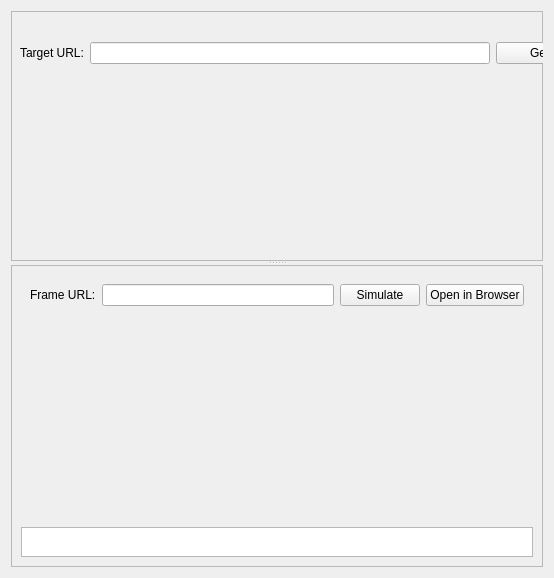
          <widget class="QWidget" name="testerClickJackingTab">
           <property name="sizePolicy">
            <sizepolicy hsizetype="Expanding" vsizetype="Expanding">
             <horstretch>0</horstretch>
             <verstretch>0</verstretch>
            </sizepolicy>
           </property>
           <attribute name="title">
            <string>Click Jacking</string>
           </attribute>
           <layout class="QVBoxLayout" name="verticalLayout_64">
            <item>
             <widget class="QSplitter" name="splitter_18">
              <property name="sizePolicy">
               <sizepolicy hsizetype="Expanding" vsizetype="Expanding">
                <horstretch>0</horstretch>
                <verstretch>0</verstretch>
               </sizepolicy>
              </property>
              <property name="orientation">
               <enum>Qt::Vertical</enum>
              </property>
              <widget class="QFrame" name="testerClickjackingWorkFrameArea">
               <property name="sizePolicy">
                <sizepolicy hsizetype="Preferred" vsizetype="MinimumExpanding">
                 <horstretch>0</horstretch>
                 <verstretch>0</verstretch>
                </sizepolicy>
               </property>
               <property name="minimumSize">
                <size>
                 <width>0</width>
                 <height>250</height>
                </size>
               </property>
               <property name="frameShape">
                <enum>QFrame::StyledPanel</enum>
               </property>
               <property name="frameShadow">
                <enum>QFrame::Raised</enum>
               </property>
               <widget class="QWidget" name="layoutWidget">
                <property name="geometry">
                 <rect>
                  <x>0</x>
                  <y>0</y>
                  <width>612</width>
                  <height>270</height>
                 </rect>
                </property>
                <layout class="QVBoxLayout" name="verticalLayout_65">
                 <item>
                  <widget class="QWidget" name="widget_3" native="true">
                   <property name="sizePolicy">
                    <sizepolicy hsizetype="Preferred" vsizetype="Minimum">
                     <horstretch>0</horstretch>
                     <verstretch>0</verstretch>
                    </sizepolicy>
                   </property>
                   <layout class="QHBoxLayout" name="horizontalLayout_39">
                    <item>
                     <layout class="QHBoxLayout" name="horizontalLayout_37">
                      <item>
                       <widget class="QLabel" name="label_23">
                        <property name="text">
                         <string>Target URL:</string>
                        </property>
                       </widget>
                      </item>
                      <item>
                       <widget class="QLineEdit" name="testerClickjackingTargetURL">
                        <property name="sizePolicy">
                         <sizepolicy hsizetype="MinimumExpanding" vsizetype="Fixed">
                          <horstretch>0</horstretch>
                          <verstretch>0</verstretch>
                         </sizepolicy>
                        </property>
                        <property name="minimumSize">
                         <size>
                          <width>400</width>
                          <height>0</height>
                         </size>
                        </property>
                       </widget>
                      </item>
                      <item>
                       <widget class="QPushButton" name="testerClickjackingGenerateButton">
                        <property name="sizePolicy">
                         <sizepolicy hsizetype="MinimumExpanding" vsizetype="Fixed">
                          <horstretch>0</horstretch>
                          <verstretch>0</verstretch>
                         </sizepolicy>
                        </property>
                        <property name="text">
                         <string>Generate</string>
                        </property>
                       </widget>
                      </item>
                     </layout>
                    </item>
                   </layout>
                  </widget>
                 </item>
                 <item>
                  <widget class="QsciScintilla" name="testerClickjackingEditHtml">
                   <property name="sizePolicy">
                    <sizepolicy hsizetype="Expanding" vsizetype="Minimum">
                     <horstretch>0</horstretch>
                     <verstretch>0</verstretch>
                    </sizepolicy>
                   </property>
                   <property name="minimumSize">
                    <size>
                     <width>512</width>
                     <height>180</height>
                    </size>
                   </property>
                   <property name="toolTip">
                    <string/>
                   </property>
                   <property name="whatsThis">
                    <string/>
                   </property>
                  </widget>
                 </item>
                </layout>
               </widget>
              </widget>
              <widget class="QFrame" name="testerClickjackingBrowserFrameArea">
               <property name="sizePolicy">
                <sizepolicy hsizetype="Preferred" vsizetype="Expanding">
                 <horstretch>0</horstretch>
                 <verstretch>0</verstretch>
                </sizepolicy>
               </property>
               <property name="frameShape">
                <enum>QFrame::StyledPanel</enum>
               </property>
               <property name="frameShadow">
                <enum>QFrame::Raised</enum>
               </property>
               <layout class="QVBoxLayout" name="verticalLayout_60">
                <item>
                 <widget class="QWidget" name="widget_2" native="true">
                  <property name="sizePolicy">
                   <sizepolicy hsizetype="Preferred" vsizetype="Maximum">
                    <horstretch>0</horstretch>
                    <verstretch>0</verstretch>
                   </sizepolicy>
                  </property>
                  <layout class="QHBoxLayout" name="horizontalLayout_38">
                   <item>
                    <widget class="QLabel" name="label_22">
                     <property name="text">
                      <string>Frame URL:</string>
                     </property>
                    </widget>
                   </item>
                   <item>
                    <widget class="QLineEdit" name="testerClickjackingUrlEdit"/>
                   </item>
                   <item>
                    <widget class="QPushButton" name="testerClickjackingSimulateButton">
                     <property name="text">
                      <string>Simulate</string>
                     </property>
                    </widget>
                   </item>
                   <item>
                    <widget class="QPushButton" name="testerClickjackingOpenInBrowserButton">
                     <property name="text">
                      <string>Open in Browser</string>
                     </property>
                    </widget>
                   </item>
                  </layout>
                 </widget>
                </item>
                <item>
                 <widget class="QWidget" name="testerClickjackingEmbeddedBrowserPlaceholder" native="true">
                  <property name="sizePolicy">
                   <sizepolicy hsizetype="Preferred" vsizetype="Expanding">
                    <horstretch>0</horstretch>
                    <verstretch>0</verstretch>
                   </sizepolicy>
                  </property>
                  <property name="minimumSize">
                   <size>
                    <width>512</width>
                    <height>200</height>
                   </size>
                  </property>
                 </widget>
                </item>
                <item>
                 <widget class="QTextEdit" name="testerClickjackingConsoleLogTextEdit">
                  <property name="sizePolicy">
                   <sizepolicy hsizetype="Expanding" vsizetype="Fixed">
                    <horstretch>0</horstretch>
                    <verstretch>0</verstretch>
                   </sizepolicy>
                  </property>
                  <property name="minimumSize">
                   <size>
                    <width>0</width>
                    <height>30</height>
                   </size>
                  </property>
                  <property name="readOnly">
                   <bool>true</bool>
                  </property>
                 </widget>
                </item>
               </layout>
              </widget>
             </widget>
            </item>
           </layout>
          </widget>
